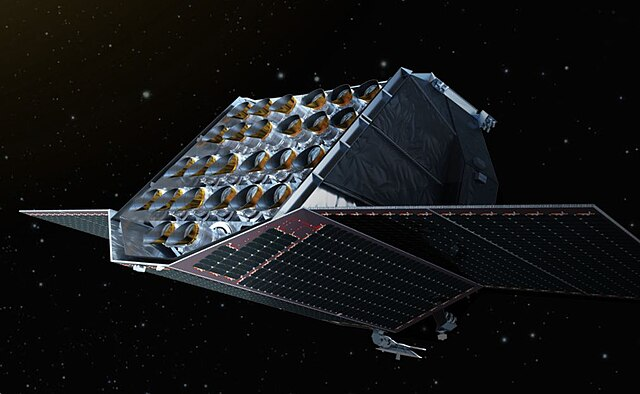
#> input picture img.jpg, 640 x 394 px
$ python gatkyp_cartoonize.py   (older library calls are emulated)
#> lines starting #> are read from the running program, lines starting #| are printed output that depends on the picture; after the words box and inside, x2 and y2 are one past the last pixel; in counts of white or black regions, pixels touching at a corner belong together
# pip install opencv-python
import cv2

img = cv2.imread('img.jpg')
#> img is the input picture: shape (394, 640, 3); mean B, G, R 23.1, 22.5, 21.5
grayimg = cv2.cvtColor(img, cv2.COLOR_BGR2GRAY)
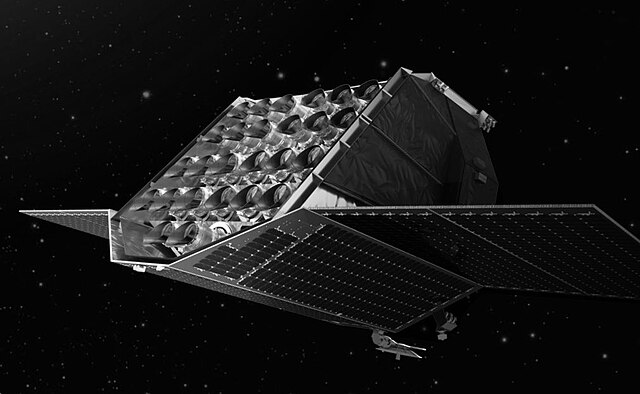
#> grayimg: shape (394, 640); min 0, max 255, mean 22.2
grayimg  = cv2.medianBlur(grayimg, 5)
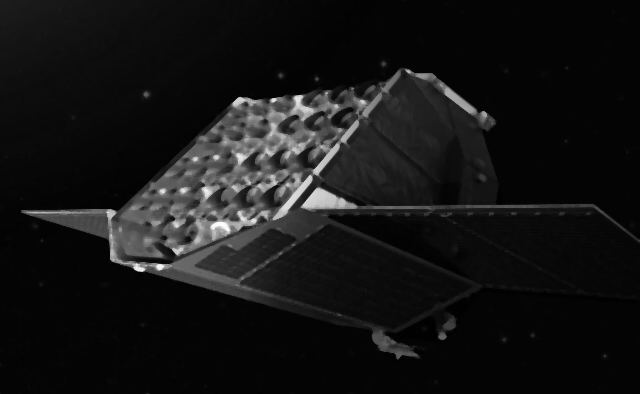
#> grayimg: shape (394, 640); min 0, max 253, mean 20.7

edges = cv2.Laplacian(grayimg , cv2.CV_8U, ksize=5)
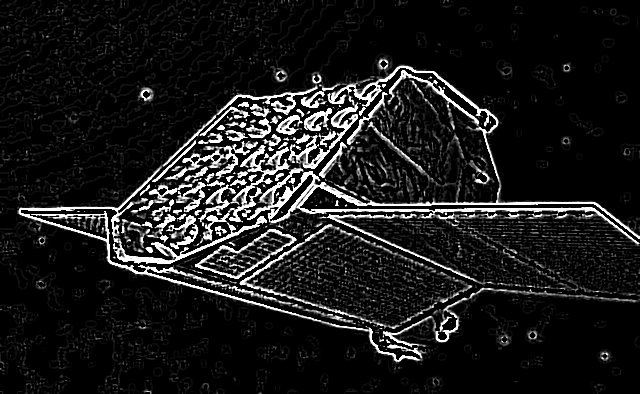
#> edges: shape (394, 640); min 0, max 255, mean 27.2
r,mask =cv2.threshold(edges,100,255,cv2.THRESH_BINARY_INV)
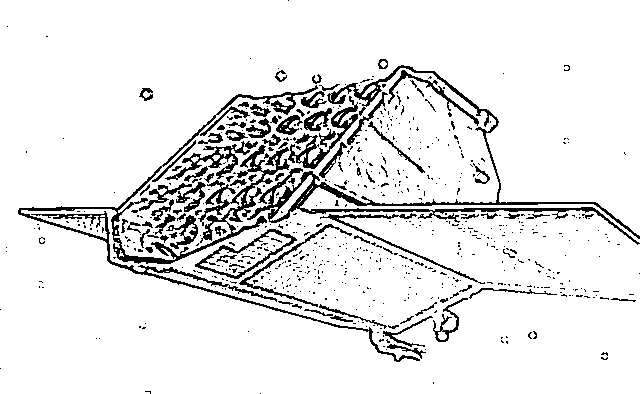
#> mask: shape (394, 640); 90.5% white; 662 black regions (568 under 20 px), largest, box (x1, y1, x2, y2) and area: (18, 85, 420, 362) 5998, (247, 65, 640, 245) 4524, (288, 96, 358, 169) 950
img2 = cv2.bitwise_and(img, img, mask=mask)
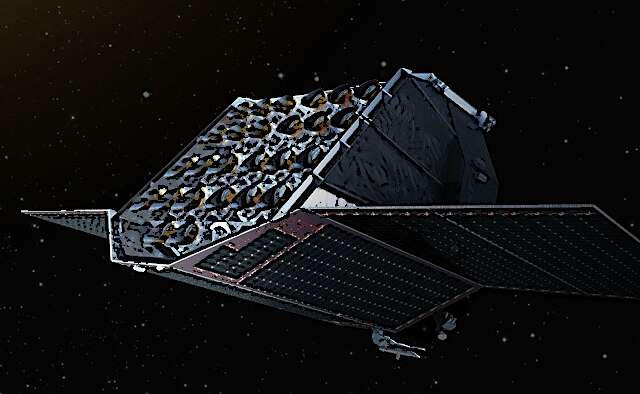
#> img2: shape (394, 640, 3); mean B, G, R 18.7, 18.4, 17.8
img2 = cv2.medianBlur(img2, 5)
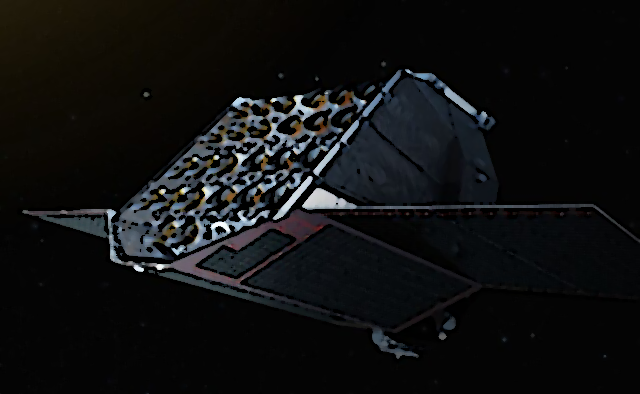
#> img2: shape (394, 640, 3); mean B, G, R 16.8, 16.5, 15.8

cv2.imwrite("cartoonize.jpg", mask)
